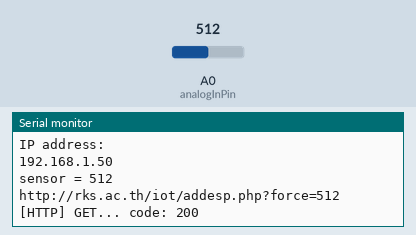
Bench run of a sketch on a simulated ESP8266 (NodeMCU). Shown: the last lines printed to the serial monitor. Inputs (shaded band) come from the test bench; at power-on: A0 (analogInPin) = 512. WiFi joins after 1.5 s; servers stay silent unless stated; uploads are accepted with an empty reply.

Above: at 2.7 s.
2.8 s: A0 (analogInPin) set to 716
At 2.86 s:
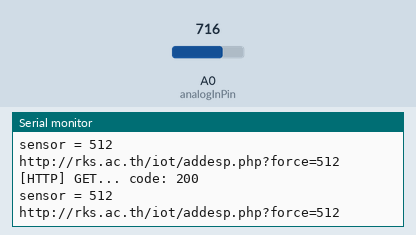
4.5 s: A0 (analogInPin) set to 900
At 6.1 s:
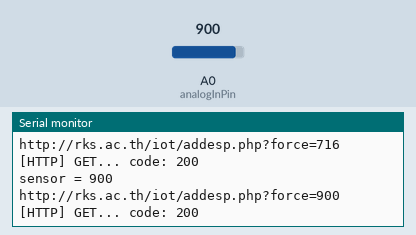
Timing chart, 0 to 7.6 s (numbered marks = the images above; inputs shaded):
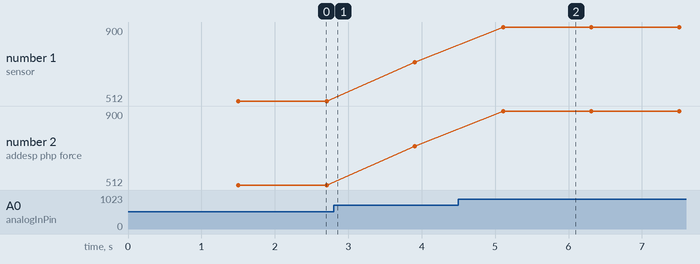

The sketch:

esp8266Mysql.ino
```cpp
#include <Arduino.h>
#include <ESP8266WiFi.h>
#include <ESP8266WiFiMulti.h>
#include <ESP8266HTTPClient.h>

ESP8266WiFiMulti WiFiMulti;

const char* ssid     = "tom";
const char* password = "aaaaabbbb1";

const int analogInPin = A0;  // Analog input pin that the potentiometer is attached to
int sensorValue = 0;        // value read from the pot

WiFiClient client;


void setup() {

Serial.begin(115200);
if (WiFi.begin(ssid, password)) {
        while (WiFi.status() != WL_CONNECTED) {
            delay(500);
            Serial.print(".");
        }
    }

    Serial.println("WiFi connected");
    Serial.println("IP address: ");
    Serial.println(WiFi.localIP());

}
void loop() {
if ((WiFiMulti.run() == WL_CONNECTED)) {
HTTPClient http;
//int force = random(25,35);

sensorValue = analogRead(analogInPin);

  // print the results to the serial monitor:
  Serial.print("sensor = ");
  Serial.println(sensorValue);

String url = "http://rks.ac.th/iot/addesp.php?force="+String(sensorValue);
Serial.println(url);
http.begin(url); //HTTP

int httpCode = http.GET();
if (httpCode > 0) {
Serial.printf("[HTTP] GET... code: %d\n", httpCode);
if (httpCode == HTTP_CODE_OK) {
String payload = http.getString();
Serial.println(payload);
}
} else {
Serial.printf("[HTTP] GET... failed, error: %s\n", http.errorToString(httpCode).c_str());
}
http.end();
}
delay(1000);
}
```

Measured:
- after the input at 4.5 s, the serial monitor: prints a new line after 0.61 s (image 2)
- plotted number 1: 512 → 716 after the input at 2.8 s, 716 → 900 after the input at 4.5 s
- plotted number 2: 512 → 716 after the input at 2.8 s, 716 → 900 after the input at 4.5 s
